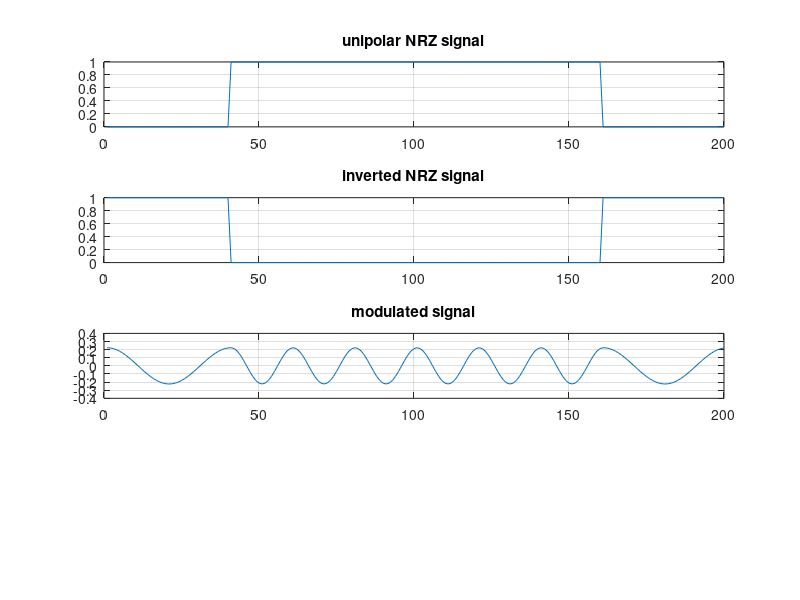
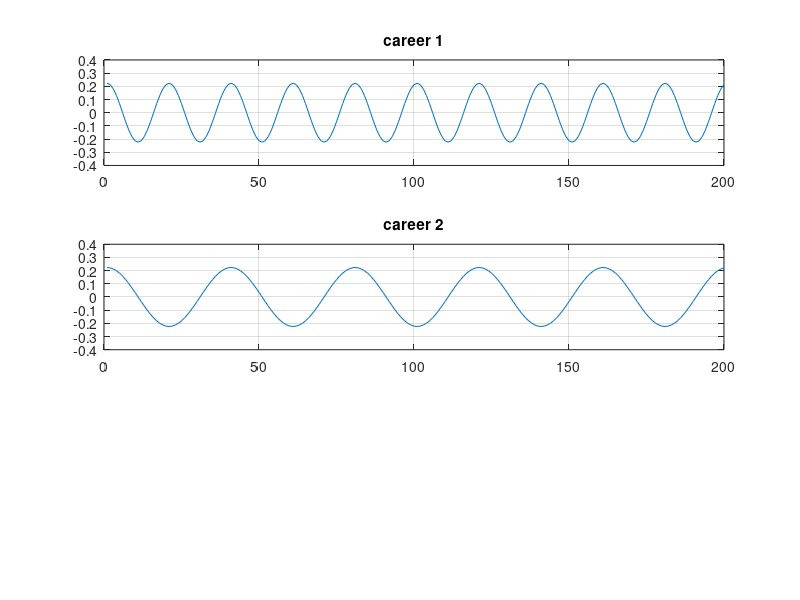
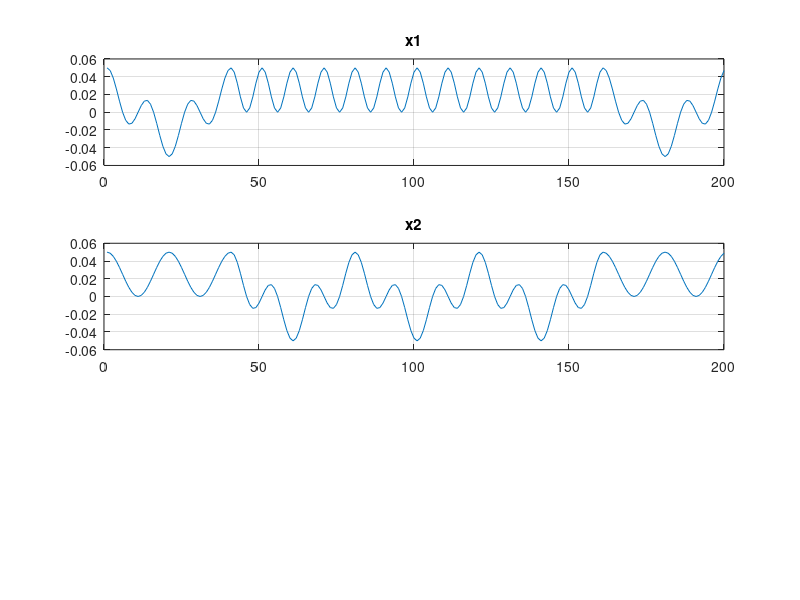
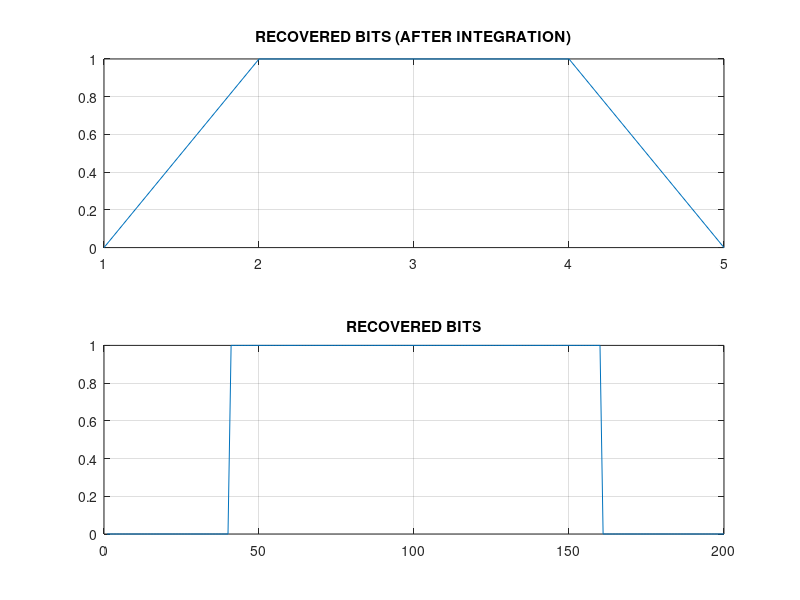

The MATLAB script that drew these images, in order:
%% This code is about BFSK implementation in matlab

%Name:Archit Vashist
%Roll no.2021BEC0022

clc;
clear all;
close all;


%bit generation
bit_pattern=round(rand(1,5));
disp('Input signal bits');
disp(bit_pattern);

%first career frequency
fc1=10;

%second career frequency
fc2=5;

fs=20*fc1;
Ts=1/fs;

%time interval for sampling
t=0:Ts:1-Ts;

%bit length
T_b=length(t)/length(bit_pattern);

%first career wave
phi_t1=sqrt(2/T_b)*cos(2*pi*fc1*t);

%second career wave
phi_t2=sqrt(2/T_b)*cos(2*pi*fc2*t);

UNRZ=[];%UNRZ storing variable

%uniploal NRZ creation
for j=1:1:length(bit_pattern)
    if bit_pattern(j)==1
        x_t=repmat(bit_pattern(j),1,T_b);
    else
        x_t=repmat(bit_pattern(j),1,T_b);
    end
    UNRZ=cat(2,UNRZ,x_t);
end

IUNRZ=[];%UNRZ storing variable

%INVERTED uniploal NRZ creation
for j=1:1:length(bit_pattern)
    if bit_pattern(j)==1
        x1_t=repmat(0,1,T_b);
    else
        x1_t=repmat(1,1,T_b);
    end
    IUNRZ=cat(2,IUNRZ,x1_t);
end

s_t1=phi_t1.*UNRZ;
s_t2=phi_t2.*IUNRZ;
s_t=s_t1+s_t2;

figure(1)
%UNRZ signal
subplot(4,1,1)
plot(UNRZ);
title('unipolar NRZ signal')
grid on;

%Inverted NRZ
subplot(4,1,2)
plot(IUNRZ);
title('inverted NRZ signal')
grid on;

%MODULATED SIGNAL PLOT
subplot(4,1,3)
plot(s_t);
title('modulated signal')
grid on;


%FIRST CAREER SIGNAL
figure(2);
subplot(3,1,1);
plot(phi_t1);
title('career 1')
grid on;

%SECOND CAREER SIGNAL
subplot(3,1,2);
plot(phi_t2);
title('career 2')
grid on;



%%DEMODULATION STEPS
x_t1=s_t.*phi_t1;
x_t2=s_t.*phi_t2;


figure(3);
subplot(3,1,1);
plot(x_t1);
title('x1')
grid on;

%SECOND CAREER SIGNAL
subplot(3,1,2);
plot(x_t2);
title('x2')
grid on;

bits = []; % recovered bits

for j = 1:length(bit_pattern)
    % calculate the start and end index of the current bit length in y_t
    start_index = (j-1)*T_b+1;
    end_index = j*T_b;

    % sum the values of y_t over the current bit length
    bit_sum1 = sum(x_t1(start_index:end_index));
    bit_sum2 = sum(x_t2(start_index:end_index));

        % determine the bit value based on the threshold
    if bit_sum1 > bit_sum2
        bit_value = 1;
    else
        bit_value = 0;
    end
     bits = [bits bit_value];
end

disp('Recovered bits:')
disp(bits)


figure(4)
subplot(2,1,1);
plot(bits);
title('RECOVERED BITS (AFTER INTEGRATION)');
grid on;

BITS=[];%BINARY REPRESENTATION OF RECOVERED BITS
for j=1:1:length(bits)
    if bits(j)==1
        a=repmat(bits(j),1,T_b);
    else
        a=repmat(bits(j),1,T_b);
    end
   BITS =cat(2,BITS,a);
end


subplot(2,1,2);
plot(BITS);
title('RECOVERED BITS');
grid on;
biterr(bit_pattern,bits)